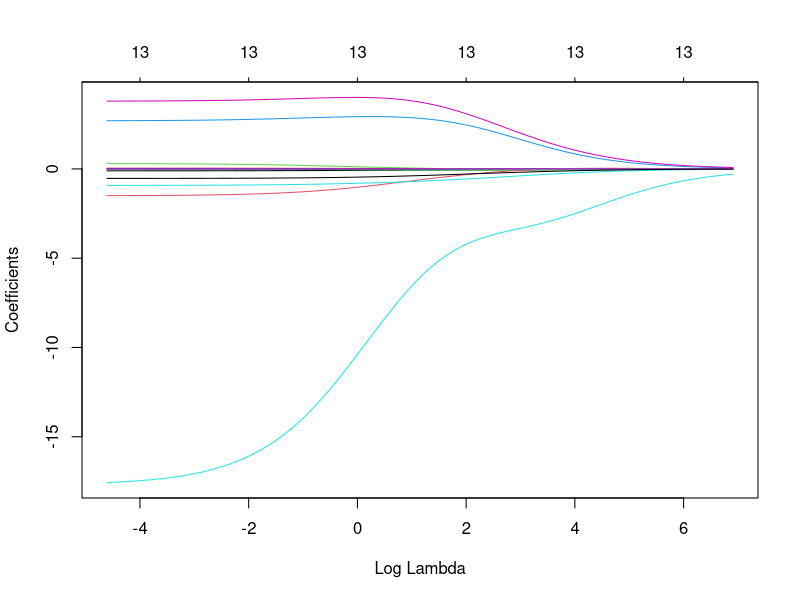
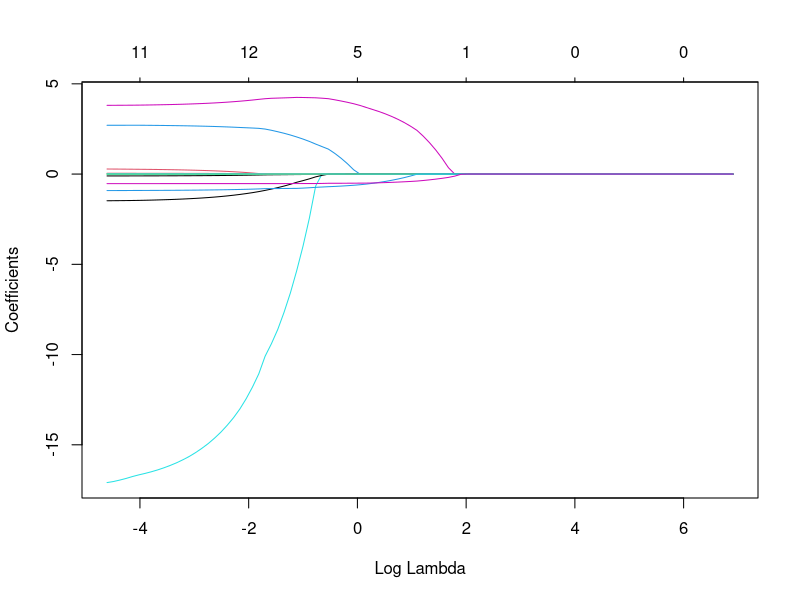

R code for these plots, in order:


############### Exercise 1

##Exercise 1.1
#this is data data that saved while doing In Class Exercise Set 1:
Boston <- read.csv("bostonBI.csv")
attach(Boston)
head(Boston)

##Exercise 1.2

####subset selection###
library(leaps) #we need this package for subset selection

##Best subset selection up to all p=13 regressors
reg.full <- regsubsets(medv ~.,Boston, nvmax = 13)
#summaries
reg.sum <- summary(reg.full)
names(reg.sum)
#optimal model sizes p:
which.max(reg.sum$rsq)  #leads to p=13
which.min(reg.sum$cp)  #leads to p=11
which.min(reg.sum$bic)  #leads to p=11

#get coefficients of optimal model (p=11)
coef(reg.full, 11)
#we see that indus and age are not included in the selected model.


##Exercise 1.3 

#forward + backwards selection
reg.fwd = regsubsets(medv ~., Boston, nvmax = 13, method = "forward")
summary(reg.fwd)
reg.bwd = regsubsets(medv ~., Boston, nvmax = 13, method = "backward")
summary(reg.bwd)

#compare (p=11 turns out to optimal model in both cases- so all optimal models coincide
cbind(coef(reg.full,11),coef(reg.fwd,11),coef(reg.bwd,11))


###Exercise 1.4
library(glmnet)
#get data in (x,y) format (without intercept)
X <- model.matrix(medv~., Boston)[,-1]
y <- Boston$medv

#decreasing lambda grid from 1000 to 0.01 
l.grid <- 10^seq(3,-2,length=100)

#estimate ridge regression along grid
l2.mod <- glmnet(X,y,alpha=0,lambda = l.grid)

#obtain compare lambda and coefficients and l2 norm
gp <- c(1,50,100)
l2.mod$lambda[gp[1]]
l2.mod$lambda[gp[2]]
l2.mod$lambda[gp[3]]

#Next we compare coefficients
#First we ols
reg.lm<-lm(y~X, Boston)
#Comparing coefficients of three ridge models and ols shows that coefs of lambda=0.01 
#ridge model is very close and ridge with lambda=1000 has all coefficents close to 0.
#These are consistent with expectations.
round(cbind(coef(l2.mod)[,gp], coef(reg.lm)), digits=5)
#compare ell-2 norm
#again we see that ell 2 norm of lambda=0.01 case is very close to ols,
#while that of lambda=1000 is close to 0.
c(sqrt(colSums(coef(l2.mod)[ -1 , gp]^2) ), sqrt(sum(coef(reg.lm)[-1]^2)))

#look at coefficients along grid.
plot(l2.mod, xvar = "lambda")


###Exercise 1.5

##Now we evaluate the different cv methods to select optimal lambda

#LOOCV using cv.glmnet
n <- length(y)  #sample size
cv.out<-cv.glmnet(X,y,alpha=0, nfolds = n, lambda = l.grid)
bestlam1<-cv.out$lambda.min

#now 5- and 10-fold using cv.glmnet
set.seed(1) #set seeds for replicability as folds are random
cv5.out = cv.glmnet(X,y,alpha=0, nfolds = 5, lambda = l.grid)
bestlam2 =cv5.out$lambda.min
cv10.out = cv.glmnet(X,y,alpha=0, nfolds = 10, lambda = l.grid)
bestlam3 =cv10.out$lambda.min

#we compare three obtained optimal lambda estimates
#LOOCV is smaller (0.091) than other two (which are 0.145 and 0.163)
c(bestlam1, bestlam2, bestlam3)


###Exercise 1.6
# Estimate lasso regression along the same grid numbers for lambda
l1.mod <- glmnet(X,y,alpha=1,lambda = l.grid)

#we pick these three coordinates in the lambda grid
gp <- c(1,80,100)
#actual lambda values of them are 1000, 0.1 and 0.01
l1.mod$lambda[gp[1]]
l1.mod$lambda[gp[2]]
l1.mod$lambda[gp[3]]

#compare coefficients with OLS
#At lambda=1000 all coefficients are zero, at lambda=0.1 indus and age are excluded.
cbind(coef(l1.mod)[,gp],coef(reg.lm)) 
#compare the l1 norm of coefficients with OLS
#again expected outcomes for ell 1 norm results
c(colSums(abs(coef(l2.mod)[ -1 , gp]) ),sum(abs(coef(reg.lm)[-1])) )

#plot coefficient path
plot(l1.mod, xvar = "lambda")


##Exercise 1.7
#obtain cross-validated lambda
#here only 5-fold using cv.glmnet
cvl1.out = cv.glmnet(X,y,alpha=1, nfolds = 5, lambda = l.grid)
laml1 =cvl1.out$lambda.min #this gives 0.02
